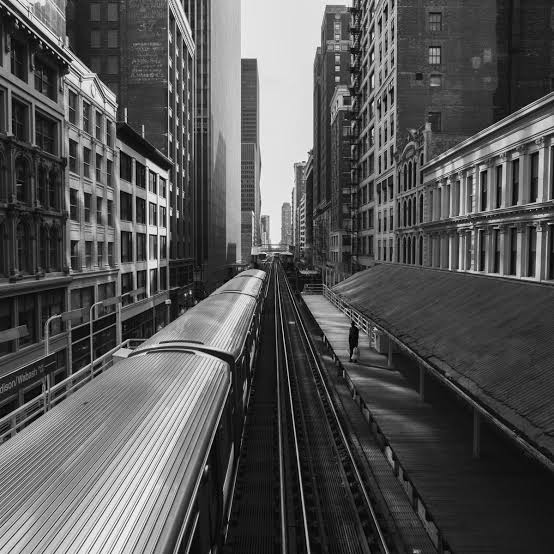
#> input picture bnw.jpg, 554 x 554 px
$ python 22salt_pepper.py
#> lines starting #> are read from the running program, lines starting #| are printed output that depends on the picture
#lab 22 salt and pepper noise

import numpy as np
import random
import cv2

from matplotlib import pyplot as plt
def sp_noise(image,prob):
    output = np.zeros(image.shape,np.uint8)
    thres = 1-prob
    for i in range(image.shape[0]):
        for j in range(image.shape[1]):
            rdn = random.random()
            if rdn < prob :
                output[i][j] = 0
            elif rdn > thres:
                output[i][j] = 255
            else:
                output[i][j] = image[i][j]

    return output

image = cv2.imread('bnw.jpg',0)
#> image is the input picture: shape (554, 554); min 0, max 255, mean 85.3
noise_img = sp_noise(image,0.05)
#> after the loop in sp_noise, `for i in range(image.shape[0]):`:
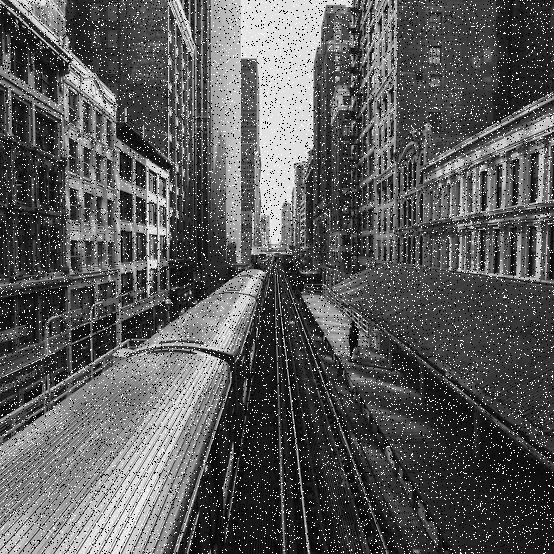
#> output: shape (554, 554); min 0, max 255, mean 89.5
plt.subplot(131),plt.imshow(image,cmap = 'gray')
plt.title('Original Image'),plt.xticks([]),plt.yticks([])

plt.subplot(132),plt.imshow(noise_img,cmap = 'gray')
plt.title('Salt and Peper Noise'),plt.xticks([]),plt.yticks([])

plt.subplot(133),plt.hist(noise_img.ravel(),256,[0,256])
plt.title('Histogram'),plt.xticks([]),plt.yticks([])

plt.show()
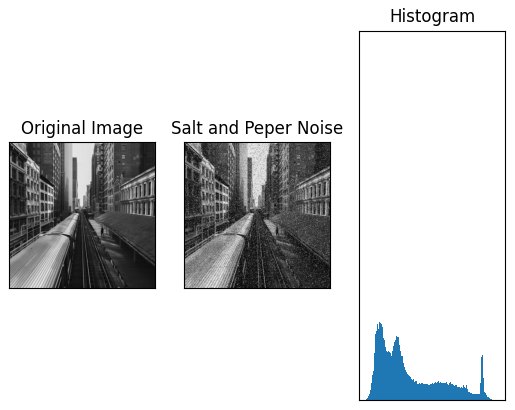
#> figure drawn by matplotlib, 3 panels

$ run again, with beenoise.jpg copied over bnw.jpg
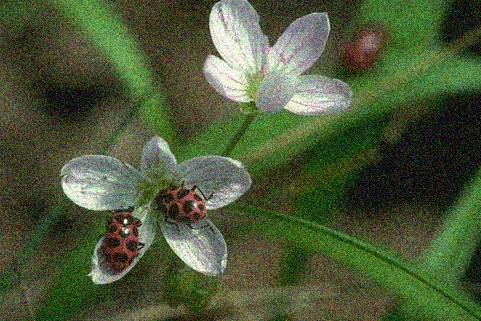
#> input picture beenoise.jpg, 481 x 321 px
#> after the loop in sp_noise, `for i in range(image.shape[0]):`:
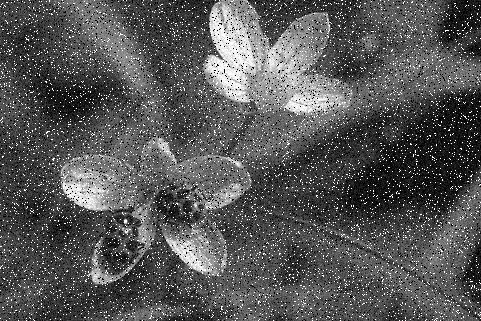
#> output: shape (321, 481); min 0, max 255, mean 86.3
#> `plt.show()`:
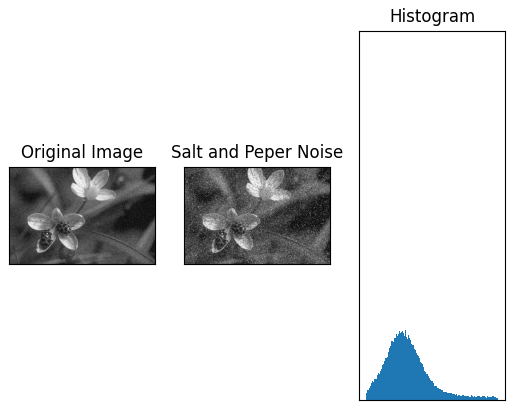
#> figure drawn by matplotlib, 3 panels

$ run again, with eye.jpg copied over bnw.jpg
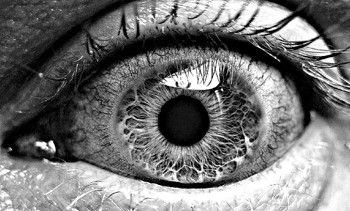
#> input picture eye.jpg, 350 x 211 px
#> image is the input picture: shape (211, 350); min 0, max 255, mean 115
#> after the loop in sp_noise, `for i in range(image.shape[0]):`:
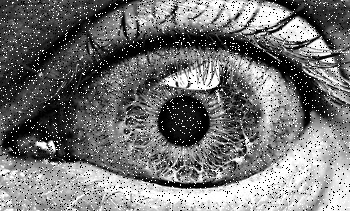
#> output: shape (211, 350); min 0, max 255, mean 116.1
#> `plt.show()`:
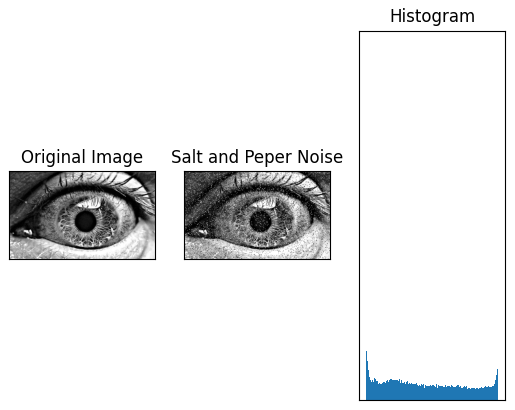
#> figure drawn by matplotlib, 3 panels
